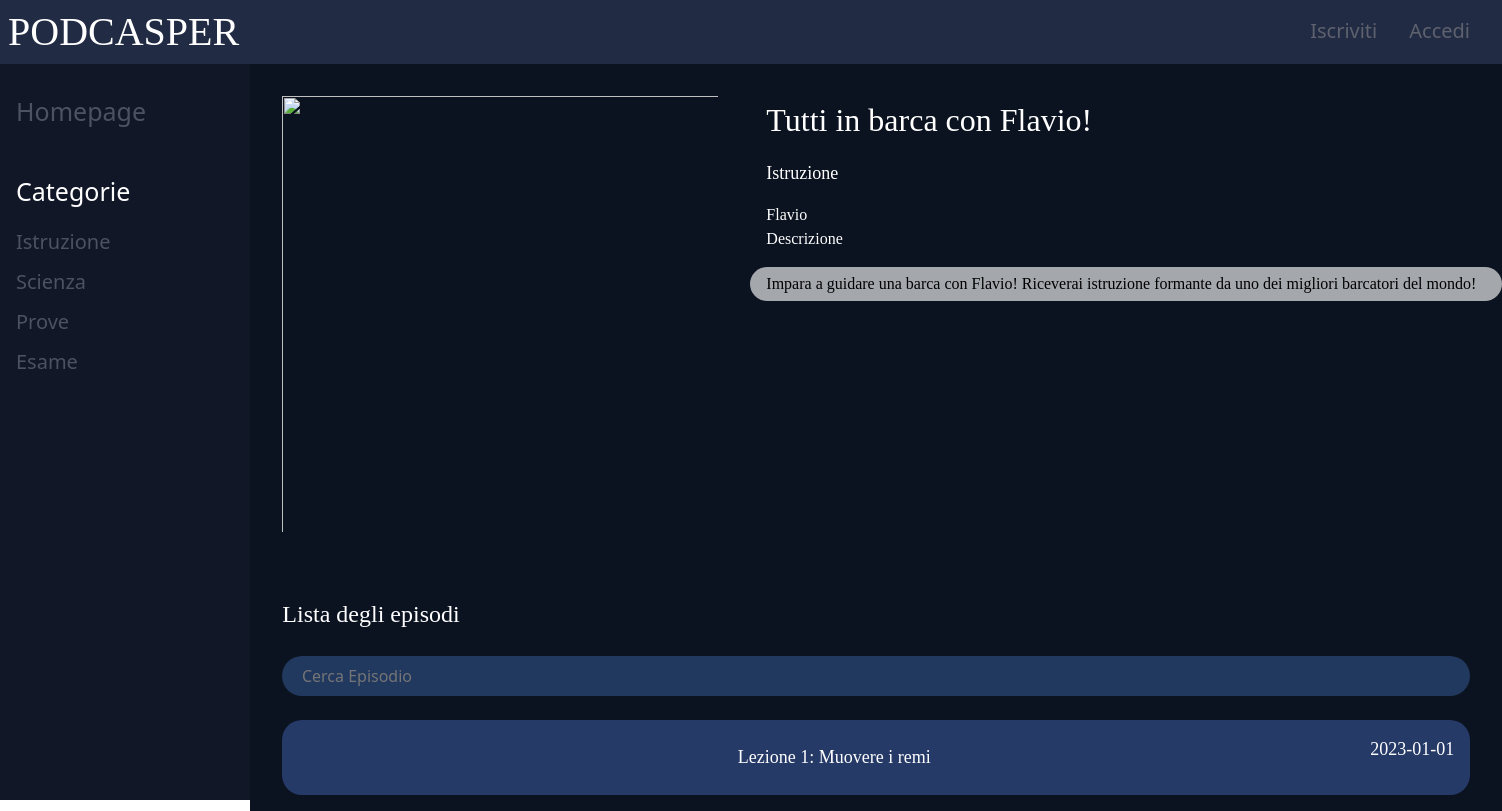
Page /serie/1 on the committed database.
### tables this page shows
CREATE TABLE Serie (
    ID INTEGER PRIMARY KEY,
    ID_AUTORE INTEGER ,
    TITOLO VARCHAR(255),
    FORMATO_IMMAGINE VARCHAR(255),
    DESCRIZIONE TEXT,
    CATEGORIA VARCHAR(255),
    FOREIGN KEY (ID_AUTORE)  REFERENCES  Utenti(ID) ON DELETE CASCADE
);

CREATE TABLE Utenti (
    ID INTEGER PRIMARY KEY,
    NOME VARCHAR(255),
    MAIL VARCHAR(255) UNIQUE,
    FORMATO_IMMAGINE VARCHAR(255),
    PASSWORD VARCHAR(255),
    TIPO VARCHAR(255)
);

CREATE TABLE Episodi(
    ID INTEGER PRIMARY KEY,
    ID_SERIE INTEGER,
    TITOLO VARCHAR(255),
    FORMATO_AUDIO VARCHAR(255),
    DESCRIZIONE TEXT,
    DATA_EPISODIO DATE,
    FOREIGN KEY (ID_SERIE)  REFERENCES  Serie(ID) ON DELETE CASCADE
);

### app.py (the view)
@app.route("/serie/<string:id>")
def route_mostra_serie(id):
    serie = dao_serie.get_serie_by_id(id)
    episodi = dao_episodi.get_episodes_by_serie(id)
    if serie is None:
        abort(404)
    if current_user.is_authenticated:
        utente_segue_serie = dao_serie.utente_segue(current_user.id, id)
    else:
        utente_segue_serie = False
    utente = dao_users.get_user_by_id(serie["ID_AUTORE"])
    return render_template("visualizza_serie.html", serie=serie, episodi=episodi,utente=utente, utente_segue_serie=utente_segue_serie)

### app.py (called while the page is built, shortened)
@app.context_processor
def inietta_categorie():
    diz = {
        "categorie": dao_serie.get_categorie()
    }
    return diz

### dao_episodi.py (called while the page is built)
def get_episodes_by_serie(id_serie):
    with get_connection() as con:
        cursor=con.cursor()
        cursor.execute("SELECT * FROM Episodi WHERE ID_SERIE=?;",(id_serie,))
        episodi=cursor.fetchall()
        cursor.close()
    return episodi

### dao_serie.py (called while the page is built)
def get_categorie():
    with get_connection() as con:
        cursor=con.cursor()
        cursor.execute("SELECT DISTINCT CATEGORIA FROM Serie;")
        category = cursor.fetchall()
        cursor.close()
    return category

def get_serie_by_id(id):
    with get_connection() as con:
        cursor=con.cursor()
        cursor.execute("SELECT * FROM Serie WHERE ID=?;",(id,))
        serie=cursor.fetchone()
        cursor.close()
    return serie

### dao_users.py (called while the page is built)
def get_user_by_id(id):
    with get_connection() as con:
        cursor=con.cursor()
        cursor.execute("SELECT * FROM Utenti WHERE ID=?;",(id,))
        utente=cursor.fetchone()
        cursor.close()
    return utente

### database.py (called while the page is built)
def get_connection():
    con=sqlite3.connect("database.db")
    con.row_factory=sqlite3.Row
    con.execute("PRAGMA foreign_keys = 1;")
    return con

### templates/visualizza_serie.html (shortened to what this page needs)
{% extends "base.html" %}
{% block contenuto %}
<div class="categoria_visualizza_serie">
    <div class="presentazione_serie">
        <img class="img_visualizza_serie" src="{{ url_for('route_immagine_serie', id=serie.ID) }}">
        <div class="info_serie">
            <div class="titolo_segui">
                <p class="titolo_serie">{{ serie.TITOLO }}</p>
            </div>
            <p class="categoria_serie">{{ serie.CATEGORIA }}</p>
            <a class="nome_creatore_serie" href="{{ url_for('route_creatore', id=utente.ID) }}">{{ utente.NOME }}</a>
            <p class="nome_creatore_serie">Descrizione</p>
            <p class="descrizione_serie">{{ serie.Descrizione }}</p>
        </div>
    </div>
    <div class="lista_episodi_serie">
        <p class="titolo_lista_episodi_serie">Lista degli episodi</p>
        <div class="search mb-4">
            <input type="text" placeholder="Cerca Episodio" id="ricerca" class="w-100">
        </div>
        {% for episodio in episodi %}
        <div class="episodio_serie" data-ricerca="{{ episodio.TITOLO }} {{ episodio.DESCRIZIONE }}">
            <a class="scritte_lista_episodio" href="{{ url_for('route_mostra_episodio', id=episodio.ID) }}">{{
                episodio.TITOLO
                }}</a>
            <p class="scritte_lista_episodio">{{ episodio.DATA_EPISODIO }}</p>
        </div>
        {% endfor %}
    </div>
</div>
{% endblock %}

### templates/base.html (shortened to what this page needs)
<!DOCTYPE html>
<html lang="it">
{% from "bootstrap5/utils.html" import render_icon %}
<head>
    {{ bootstrap.load_css(version="5.2.3") }}
    <link rel="stylesheet" type="text/css" href="{{ url_for('static', filename='css/base.css') }}">
    <link rel="stylesheet" type="text/css" href="{{ url_for('static', filename='css/style_main1.css') }}">
    <link rel="stylesheet" type="text/css" href="{{ url_for('static', filename='css/style_mio_podcast.css') }}">
    <link rel="stylesheet" type="text/css" href="{{ url_for('static', filename='css/style_mio_profilo.css') }}">
    <link rel="stylesheet" type="text/css" href="{{ url_for('static', filename='css/style_serie.css') }}">
    <link rel="stylesheet" type="text/css" href="{{ url_for('static', filename='css/style_pagina_episodio.css') }}">
</head>
<body>
    <header>
        <h1><a href="/" class="titolo">PODCASPER</a></h1>
        <nav>
            {% if current_user.is_authenticated %}
            <a class="accedi" href="{{url_for('route_creatore', id=current_user.id) }}" title="Accedi">{{
                current_user.nome
                }}</a>
            <form action="{{ url_for('route_logout') }}" class="d-inline" method="POST">
                <button class="btn btn-link accedi d-inline" type="submit">Esci</button>
            </form>
            {% else %}
            <a class="accedi" href="{{ url_for('route_registrati') }}" title="Iscrizione">Iscriviti</a>
            <a class="accedi" href="{{ url_for('route_accedi') }}" title="Accedi">Accedi</a>
            {% endif %}
        </nav>
    </header>
    <div class="contenitore">
        <aside class="box1">
            <nav class="menu">
                <h1><a class="selezione" href="{{ url_for('route_home') }}" title="Homepage">Homepage</a></h1>
            </nav>
            <div class="tutte_categorie">
                <h2 class="categoria" title="Categorie">Categorie</h2>
                <div class="categorie">
                    {% for categoria in categorie %}
                    <h1>
                        <a class="selezione_categoria"
                            href="{{ url_for('route_categoria', categoria=categoria.CATEGORIA) }}" title="categoria">{{
                            categoria.CATEGORIA }}</a>
                    </h1>
                    {% endfor %}
                </div>
            </div>
        </aside>
        <main class="box2">
            {% block contenuto %}
            {% endblock %}
        </main>
    </div>
</body>
</html>

### static/css/base.css (style rules this page uses)
.titolo { text-decoration: none; color: #FFF; }
header { z-index: 69420; }

### static/css/style_main1.css (style rules this page uses)
header { display: flex; position: sticky; top: 0; justify-content: space-between; background-color: #222b44; height: 4rem; }
header>h1 { flex: 1; padding: 8px; color: #fff; font-family: 'Times New Roman', Times, serif; }
header>nav { flex: 1; padding-right: 1rem; display: flex; text-align: end; flex-direction: row; justify-content: flex-end }
.accedi { font-size: 20px; font-weight: 400; padding: 1rem; color: #5e626e; cursor: pointer; transition: .3s linear; text-decoration: none; text-align: end; overflow: hidden; text-overflow: ellipsis; white-space: nowrap; }
.search { border-radius: 3rem; margin-top: 0.5rem; background-color: #21385f; color: #FFF; height: 2.5rem; display: flex; align-items: center; padding: 0 0.6rem; }
.search input { margin-left: 0.5rem; width: 20rem; background-color: inherit; color: #FFF; transition: 0.1s; border: none; }
.contenitore { display: flex; justify-content: space-between; align-items: stretch; }
aside { position: sticky; top: 64px; left: 0; height: calc(100vh - 64px); flex: 1; background-color: #111727; }
.box1 { padding-top: 1rem; display: flex; flex-direction: column; gap: 10px; }
.selezione { display: block; width: 15rem; font-size: 25px; font-weight: 400; padding: 1rem; color: #4c5262; cursor: pointer; transition: .3s linear; text-decoration: none; overflow: hidden; text-overflow: ellipsis; white-space: nowrap; }
body .contenitore .box1 .tutte_categorie .categoria { width: 15rem; font-size: 25px; font-weight: 400; padding: 1rem; color: #ffffff; text-decoration: none; overflow: hidden; text-overflow: ellipsis; white-space: nowrap; }
body .contenitore .box1 .tutte_categorie .categorie { display: flex; flex-direction: column; justify-content: flex-start; height: 20rem; width: 100%; overflow: auto; scroll-behavior: smooth; }
body .contenitore .box1 .tutte_categorie .categorie .selezione_categoria { display: block; width: 15rem; font-size: 20px; font-weight: 400; top: 64px; padding-left: 1rem; padding-bottom: 0.5rem; color: #4c5262; cursor: pointer; transition: .3s linear; text-decoration: none; overflow: hidden; text-overflow: ellipsis; white-space: nowrap; }
main { flex: 5; top: 9rem; background-color: #0b1320; width: 64rem; }
.box2 { display: flex; flex-direction: column; flex-wrap: wrap; }

### static/css/style_mio_podcast.css (style rules this page uses)
.categoria_serie { display: flex; flex-direction: column; flex-wrap: wrap; }

### rows in the picture
Serie: TITOLO "Tutti in barca con Flavio!", CATEGORIA "Istruzione", Descrizione "Impara a guidare una barca con Flavio! Riceverai istruzione formante da uno dei migliori barcatori del mondo!"
Utenti: NOME "Flavio"
Episodi: TITOLO "Lezione 1: Muovere i remi", DATA_EPISODIO "2023-01-01"

### other values in the picture
{{ categoria.CATEGORIA }} "Istruzione" "Scienza" "Prove" "Esame"
